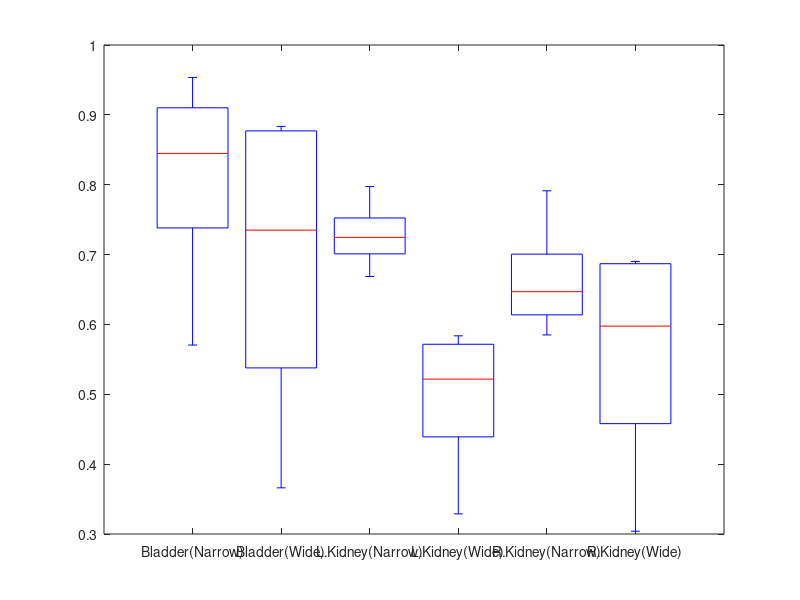

Write the MATLAB code that produced this figure. (Note: this script raises an error after producing the figure.)
bn= [0.5705,0.794,0.9536,0.8956]';
ln=	[0.6686,0.7118,0.7374,0.7974]';
rn= [0.7913,0.6704,0.6233,0.585]';

bw=	[0.595,0.8835,0.8749,0.3661]';
lw= [0.5837,0.5676,0.4758,0.3288]';
rw= [0.6858,0.6902,0.5093,0.304]';


%%
boxplot([bn,bw,ln,lw,rn,rw],'Labels',{'Bladder(Narrow)','Bladder(Wide)'...
    ,'L.Kidney(Narrow)','L.Kidney(Wide)','R.Kidney(Narrow)','R.Kidney(Wide)'});

%%
[p1,h1] = signrank(bn,bw)
%%
[p,h] = signrank(ln,lw)
%%
[p1,h1] = signrank(rn,rw)

%%
[p1,h1] = ranksum(wn,ww)

%%
map = [0, 0, 0
    0.1, 0.5, 0.8
    0.2, 0.7, 0.6
    0.8, 0.7, 0.3
    0.9, 0.9, 0];
out = Imap2;
out(Imap2 == 4) = 0;
%imagesc(out(110:290,150:330,200)');
%imagesc(out(260:370,250:360,73)');
imagesc(out(:,:,200)');

axis tight equal off
colormap(map)
caxis([0 4])

%%
imagesc(wM3E1(260:370,250:360,73)');
axis tight equal off
caxis([0 0.7])
colormap(gray)

%%
map = [0, 0, 0
    0.1, 0.5, 0.8
    0.2, 0.7, 0.6
    0.8, 0.7, 0.3
    0.9, 0.9, 0];
out = Imap2;
out(Imap2 == 4) = 0;
imagesc(out(100:290,150:340,200)');
%imagesc(out(:,:,200)');
axis tight equal off
caxis([0 4])
colormap(map);

%%
Mouse_voxnum = [38516 227013 216702 12316284; ...
                130557 220659 244271 14620045;...
                276949, 204858, 185717, 13149164;...
                248592 246458 235185 12864228];

c = categorical({'Mouse1','Mouse2','Mouse3','Mouse4'});
bar(c,Mouse_voxnum);
ax = gca;
ax.YScale = 'log';
ax.FontName = 'Times New Roman';
ax.FontSize = 15;
legend('Bladder','L.kidney','R.kidney','Background')
legend('boxoff')

%%
JI = [0.65615	0.7108	0.640525	0.68125	0.72795	0.780225	0.714675	0.792625	0.7515	0.651375	0.7551	0.754075	0.810675	0.8012	0.762075	0.679875;...
 0.535725	0.5876	0.4558	0.41425	0.69125	0.667725	0.53565	0.703525	0.60895	0.400225	0.717325	0.70005	0.663975	0.722325	0.725425	0.488975;...
 0.58005	0.613375	0.505425	0.413025	0.62505	0.67695	0.653375	0.666775	0.70385	0.496825	0.65215	0.623875	0.66675	0.645125	0.63295	0.547325;...
 0.590641667	0.637258333	0.533916667	0.502841667	0.681416667	0.7083	0.634566667	0.720975	0.6881	0.516141667	0.708191667	0.692666667	0.7138	0.722883333	0.706816667	0.572058333];

bar(JI',0.8,'EdgeColor','none');

ax = gca;
ax.FontName = 'Times New Roman';
ax.FontSize = 12;
ax.XTickLabels = {'E1','E2','E3','E4','E1,2','E1,3','E1,4','E2,3','E2,4','E3,4','E1,2,3','E1,2,4','E1,3,4','E2,3,4','E1,2,3,4','Wide'};
ax.XTick = [1 2 3 4 5 6 7 8 9 10 11 12 13 14 15 16]; 
legend('Bladder','L.kidney','R.kidney','Background')
legend('boxoff')
ylim([0 1.0])
%%
temp = zeros([544 544]);
temp(M1GT(:,:,73) == 1) = 1;
v = [1,1];
contour(temp',v);
axis tight equal off
%%
slice = 200;

imagesc(ImapW(:,:,slice)');
axis tight equal off
caxis([0 4])
colormap(map)

rectangle('Position',[110,155,190,190],'FaceColor','none','EdgeColor','r',...
    'LineWidth',2)
%%
slice = 200;
imagesc(M1E2(:,:,slice)');
axis tight equal off
caxis([0 0.7])
colormap(gray)
%%
hold on
temp = M1GT(:,:,slice);
temp(temp == 4) = 0;
v = [1,1];
contour(temp',v,'-r','LineWidth',2.0);
set(gca,'YDir','reverse')
%%
slice = 200;
imagesc(M1GT(110:300,155:345,slice)');
axis tight equal off
caxis([0 4])
colormap(map)

hold on
temp = M1GT(110:300,155:345,slice);
temp(temp == 4) = 0;
v = [1,1];
contour(temp',v,'-r','LineWidth',2.0);
set(gca,'YDir','reverse')
%%
slice = 200;
imagesc(M1GT(110:300,155:345,slice)');
axis tight equal off
caxis([0 4])
colormap(map)

hold on
temp = GT(110:300,155:345,slice);
temp(temp == 4) = 0;
v = [1,1];
contour(temp',v,'-r','LineWidth',2.0);
set(gca,'YDir','reverse')

%%
Imap = load_raw('C:\Users\yourb\Desktop\new3\Imap2_Mouse1.raw','*uint8');
GC = load_raw('C:\Users\yourb\Desktop\new3\GC_Mouse1.raw','*uint8');
GT = M1GT;
Imap = reshape(Imap,siz); GC = reshape(GC,siz); 
Imap(Imap == 4) = 0; GC(GC == 4) = 0; GT(GT == 4) = 0;
GC(GC == 2) =1;
%%
ImapW = load_raw('C:\Users\yourb\Desktop\new3\Imap2_Mouse1_wide.raw','*uint8');
GCW = load_raw('C:\Users\yourb\Desktop\new3\GC_Mouse1_wide.raw','*uint8');
ImapW = reshape(ImapW,siz); GCW = reshape(GCW,siz); 
ImapW(ImapW == 4) =0;

%%
JI = CalcuJI(GC,M1GT,3);
disp(JI)

%%
subplot(1,3,1)
imagesc(Imap(110:290,150:330,200)');
axis tight equal off
caxis([0 4])
colormap(map)

subplot(1,3,2)
imagesc(GC(110:290,150:330,200)');
axis tight equal off
caxis([0 4])

subplot(1,3,3)
imagesc(GT(110:290,150:330,200)');
axis tight equal off
caxis([0 4])
colormap(map)
%%
ImapW = load_raw('C:\Users\yourb\Desktop\new3\Imap2_Mouse3_wide.raw','*uint8');
GCW = load_raw('C:\Users\yourb\Desktop\new3\GC_Mouse3_wide.raw','*uint8');
ImapW = reshape(ImapW,siz); GCW = reshape(GCW,siz); 
ImapW(ImapW == 4) =0;

subplot(1,2,1)
imagesc(Imap(110:290,150:330,200)');
axis tight equal off
caxis([0 4])
colormap(map)

subplot(1,2,2)
imagesc(GC(110:290,150:330,200)');
axis tight equal off
caxis([0 4])
%%
%M1 kidney
subplot(1,2,1)
imagesc(M1E2(100:280,140:320,200)');
axis tight equal off
caxis([0 0.7])
colormap(gray)

subplot(1,2,2)
imagesc(wM1E1(100:280,140:320,200)');
axis tight equal off
caxis([0 0.7])
colormap(gray)
%%
Imap = load_raw('C:\Users\yourb\Desktop\new3\Imap2_Mouse1.raw','*uint8');
GC = load_raw('C:\Users\yourb\Desktop\new3\GC_Mouse1.raw','*uint8');
GT = M1GT;
Imap = reshape(Imap,siz); GC = reshape(GC,siz); 
Imap(Imap == 4) = 0; GC(GC == 4) = 0; GT(GT == 4) = 0;
GC(GC == 2) =1;
%%
subplot(1,3,1)
imagesc(Imap(110:290,130:310,200)');
axis tight equal off
caxis([0 4])
colormap(map)

subplot(1,3,2)
imagesc(GC(110:290,130:310,200)');
axis tight equal off
caxis([0 4])

subplot(1,3,3)
imagesc(GT(110:290,130:310,200)');
axis tight equal off
caxis([0 4])
colormap(map)
%%
Imap = load_raw('C:\Users\yourb\Desktop\new3\Imap2_Mouse1_wide.raw','*uint8');
GC = load_raw('C:\Users\yourb\Desktop\new3\GC_Mouse1_wide.raw','*uint8');
Imap = reshape(Imap,siz); GC = reshape(GC,siz); 
Imap(Imap == 4) =0;

subplot(1,2,1)
imagesc(Imap(100:290,150:340,200)');
axis tight equal off
caxis([0 4])
colormap(map)

subplot(1,2,2)
imagesc(GC(100:290,150:340,200)');
axis tight equal off
caxis([0 4])

%%
JI = [0.594175	0.638925	0.531308333	0.501366667	0.690716667	0.710866667	0.632308333	0.729691667	0.691025	0.510616667	0.715508333	0.699716667	0.716866667	0.733241667	0.707491667	0.572058333];
KL =[4.29075	5.4652	3.440025	2.316225	9.6558	7.8833	8.056075	12.086	10.567675	5.8365	14.82215	14.8571	12.620575	15.701875	10.677	3.9771];
%%
scatter(JI,KL);